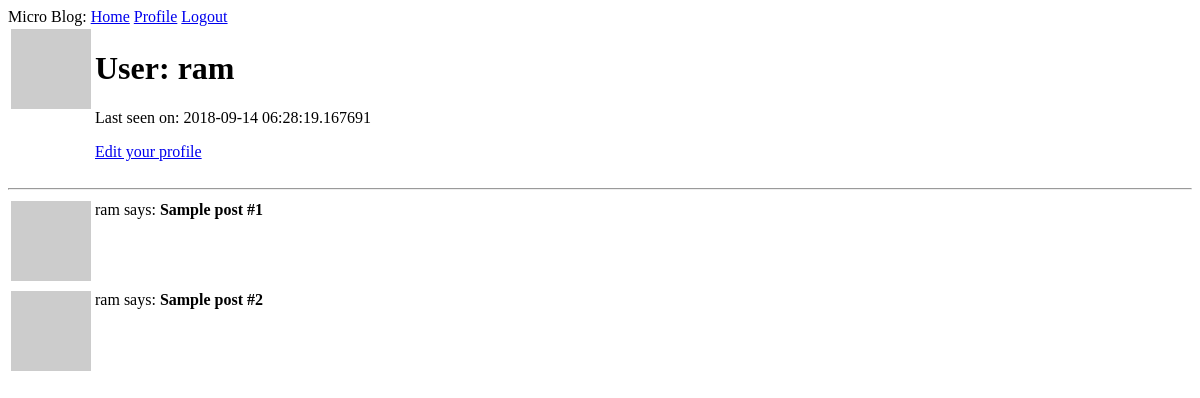
The app's page /user/ram (signed in), older data.
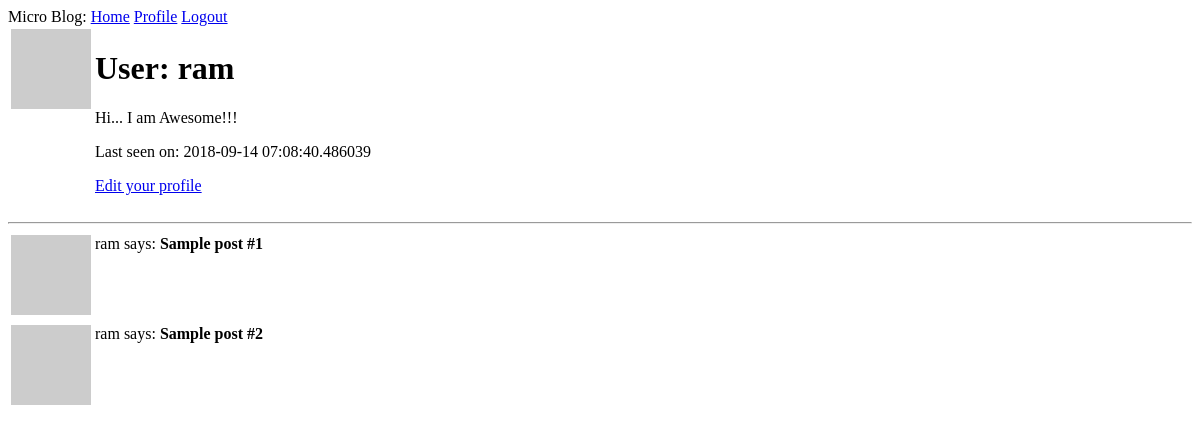
The same page, newer data.
### my_app/models.py (models this page shows, shortened)
class User(UserMixin, db.Model):
	id = db.Column(db.Integer, primary_key=True)
	username= db.Column(db.String(64), index=True, unique=True)
	email = db.Column(db.String(120), index=True, unique=True)
	password_hash = db.Column(db.String(128))
	posts = db.relationship("Post", backref="author", lazy="dynamic")
	about_me = db.Column(db.String(140))
	last_seen = db.Column(db.DateTime, default=datetime.utcnow)
	def avatar(self, size):
		digest = md5(self.email.lower().encode('utf-8')).hexdigest()
		return "https://www.gravatar.com/avatar/{}?d=identicon&s={}".format(digest, size)

### my_app/routes.py (the view)
@app.route("/user/<username>")
@login_required
def user(username):
	user = User.query.filter_by(username=username).first_or_404()
	posts = [
		{"author":user, "body":"Sample post #1"},
		{"author":user, "body":"Sample post #2"}
	]
	return render_template("user.html",user=user,posts=posts)

### my_app/models.py (called while the page is built)
@login.user_loader
def load_user(id):
	return User.query.get(int(id))

### my_app/routes.py (called while the page is built)
@app.before_request
def before_request():
	if current_user.is_authenticated:
		current_user.last_seen = datetime.utcnow()
		db.session.commit()

### my_app/templates/user.html
{% extends "base.html" %}
{% block content %}
	<table>
		<tr valign="top">
			<td><img src="{{ user.avatar(128) }}"></td>
			<td><h1>User: {{ user.username }}</h1>
				{% if user.about_me %}<p> {{ user.about_me }} </p> {% endif %}
				{% if user.last_seen %}<p> Last seen on: {{ user.last_seen }} </p> {% endif %}
				{% if user == current_user %}
				<p><a href="{{ url_for('edit_profile') }}">Edit your profile</a></p>
				{% endif %}
			</td>
		</tr>
	</table>
	<hr>
	{% for post in posts %}
		{% include "_posts.html" %}
	{% endfor %}
{% endblock %}

### my_app/templates/base.html (shortened to what this page needs)
<!DOCTYPE html>
<html>
<head>
</head>
<body>
	<div>Micro Blog:
		<a href= "{{ url_for('index') }}">Home</a>
		{% if current_user.is_anonymous %}
			<a href= "{{ url_for('login') }}">Login</a>
		{% else %}
			<a href="{{ url_for('user', username=current_user.username) }}">Profile</a>
			<a href= "{{ url_for('logout') }}">Logout</a>
		{% endif %}
	</div>
	{% block content %}{% endblock %}
</body>
</html>

### my_app/templates/_posts.html
<table>
		<tr valign="top">
			<td><img src="{{ post.author.avatar(36) }}"</td>
			<td>{{ post.author.username }} says: <b>{{ post.body }}</b></td>
		</tr>
</table>

Row changes from the older to the newer data that the page shows:
changed User "ram": about_me (not shown) → "Hi... I am Awesome!!!"; last_seen "2018-09-14 06:28:19.167691" → "2018-09-14 07:08:40.486039"
